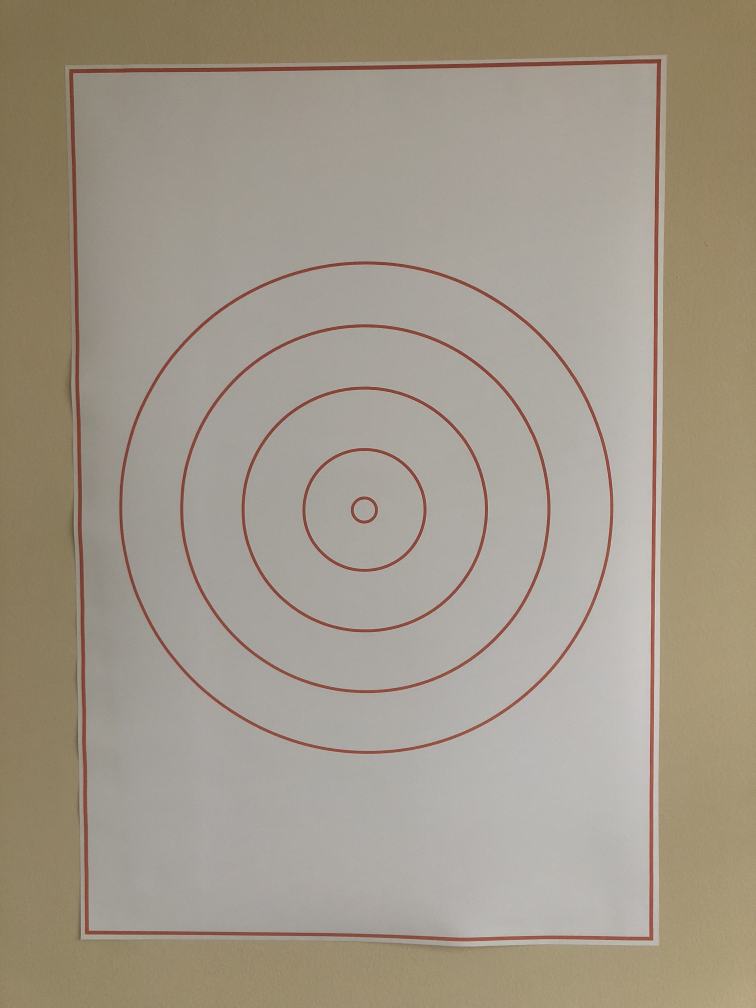
#> input picture images/template.jpeg, 3024 x 4032 px (shown at 1/4 size)
$ jupyter execute ORB.ipynb   (shell and % lines are left out)
#> lines starting #> are read from the running program, lines starting #| are printed output that depends on the picture
# Oriented FAST and Rotated BRIEF (ORB)

In this notebook, I'll try to detect target template in images where a target is a varying distance and with a noisy background.

[cell 1]
import cv2
import matplotlib.pyplot as plt
import copy


# Set the default figure size
plt.rcParams['figure.figsize'] = [20,10]

# Load the training image
image = cv2.imread('images/template.jpeg')
#> image is the input picture: shape (4032, 3024, 3); mean B, G, R 137.5, 152.5, 161.8

# Convert the training image to RGB
training_image = cv2.cvtColor(image, cv2.COLOR_BGR2RGB)

# Convert the training image to gray Scale
training_gray = cv2.cvtColor(image, cv2.COLOR_BGR2GRAY)
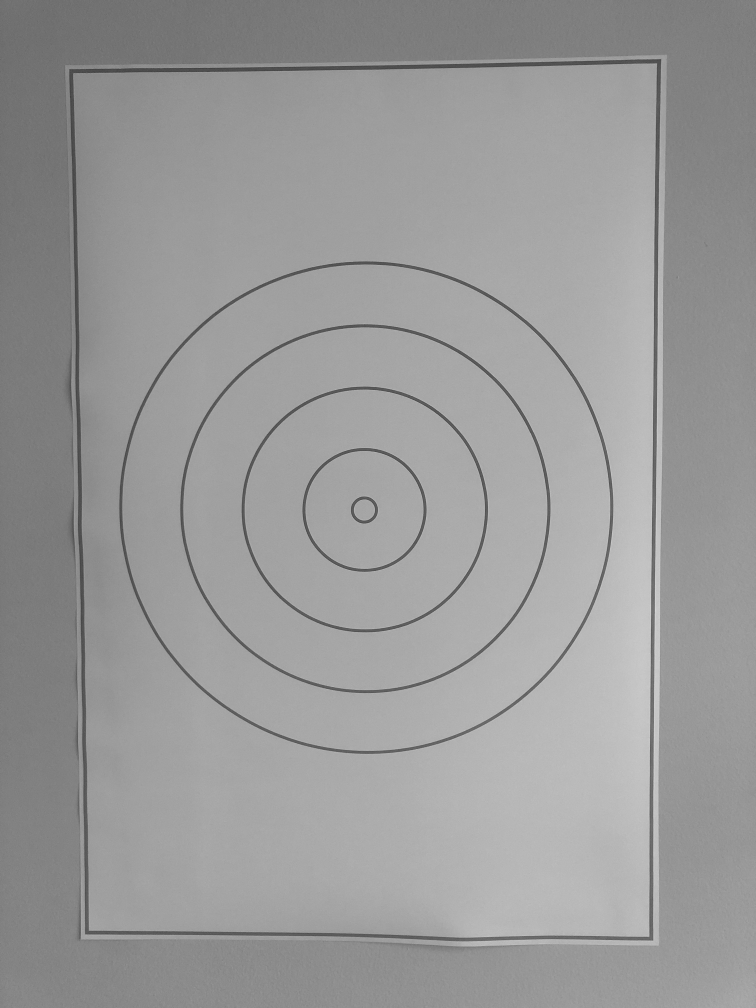
#> training_gray: shape (4032, 3024) (shown at 1/4 size); min 44, max 232, mean 153.5

# Display the images
plt.subplot(121)
plt.title('Original Training Image')
plt.imshow(training_image)
plt.subplot(122)
plt.title('Gray Scale Training Image')
plt.imshow(training_gray, cmap = 'gray')
plt.show()
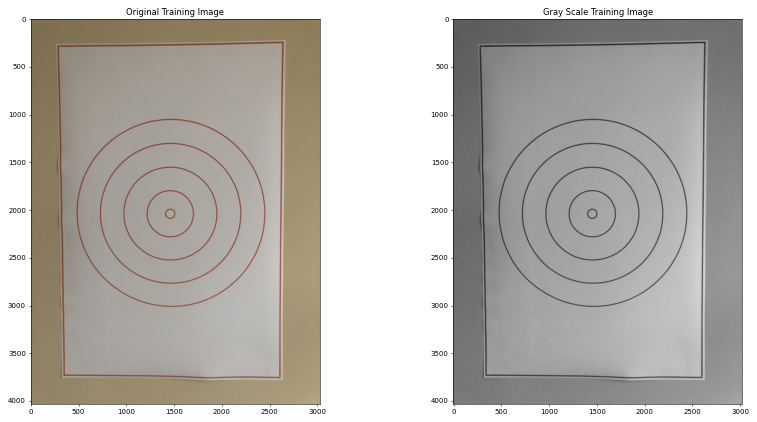
#> figure drawn by matplotlib, 2 panels

### Locating Keypoints

[cell 2]
# Set the parameters of the ORB algorithm by specifying the maximum number of keypoints to locate and
# the pyramid decimation ratio
orb = cv2.ORB_create(200, 2.0)

# Find the keypoints in the gray scale training image and compute their ORB descriptor.
# The None parameter is needed to indicate that we are not using a mask.
keypoints, descriptor = orb.detectAndCompute(training_gray, None)
#> keypoints = 197 keypoints; strongest (x, y, size): (2584, 3728, 248), (2594, 3744, 62), (2600, 3752, 248), (2610, 3758, 62)

# Create copies of the training image to draw our keypoints on
keyp_without_size = copy.copy(training_image)
keyp_with_size = copy.copy(training_image)

# Draw the keypoints without size or orientation on one copy of the training image
cv2.drawKeypoints(training_image, keypoints, keyp_without_size, color = (0, 255, 0))

# Draw the keypoints with size and orientation on the other copy of the training image
cv2.drawKeypoints(training_image, keypoints, keyp_with_size, flags = cv2.DRAW_MATCHES_FLAGS_DRAW_RICH_KEYPOINTS)

# Display the image with the keypoints without size or orientation
plt.subplot(121)
plt.title('Keypoints Without Size or Orientation')
plt.imshow(keyp_without_size)

# Display the image with the keypoints with size and orientation
plt.subplot(122)
plt.title('Keypoints With Size and Orientation')
plt.imshow(keyp_with_size)
plt.show()
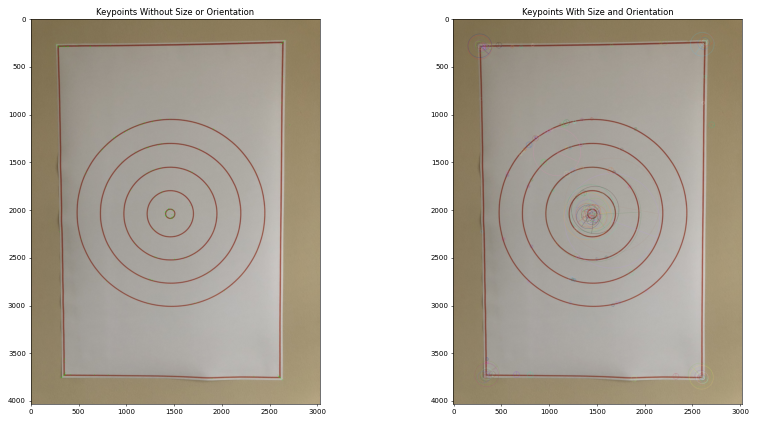
#> figure drawn by matplotlib, 2 panels

# Print the number of keypoints detected
print("\nNumber of keypoints Detected: ", len(keypoints))
#| Number of keypoints Detected:  197

### Object Detection

[cell 3]
# Load the training image
image1 = cv2.imread('images/template.jpeg')

# Load the query image
image2 = cv2.imread('images/test4.jpeg')
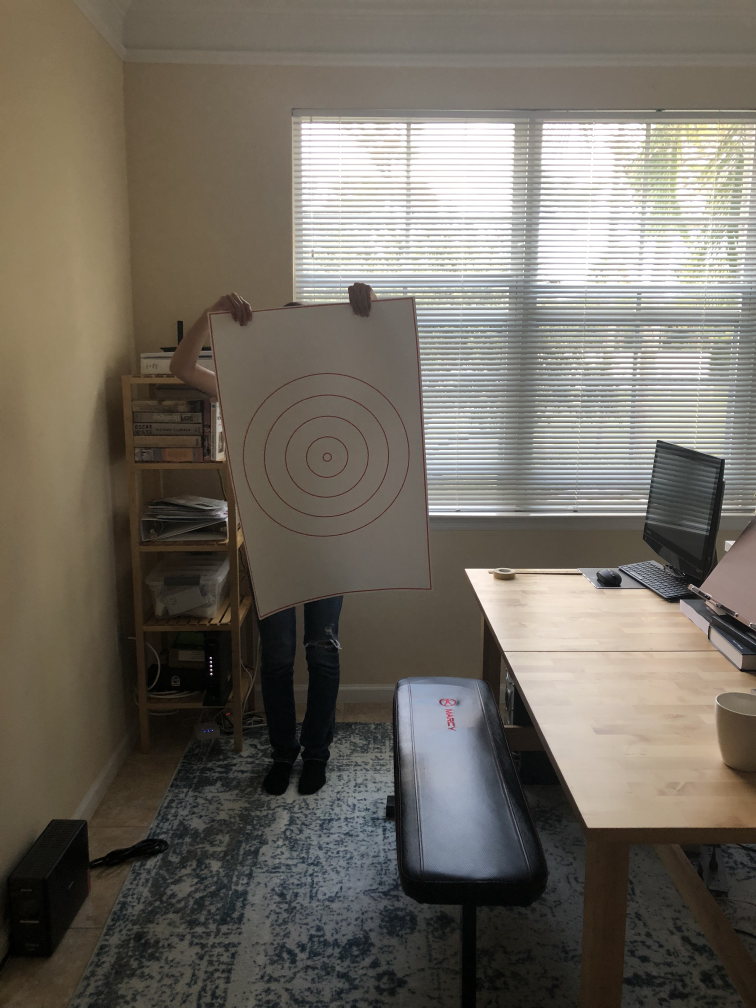
#> input picture images/test4.jpeg, 3024 x 4032 px (shown at 1/4 size)
#> image2 is the input picture: shape (4032, 3024, 3); mean B, G, R 97.9, 107.4, 113.3

# Convert the training image to RGB
training_image = cv2.cvtColor(image1, cv2.COLOR_BGR2RGB)

# Convert the query image to RGB
query_image = cv2.cvtColor(image2, cv2.COLOR_BGR2RGB)

# Display the images
plt.subplot(121)
plt.imshow(training_image)
plt.title('Training Image')
plt.subplot(122)
plt.imshow(query_image)
plt.title('Query Image')
plt.show()

[cell 4]
# Convert the training image to gray scale
training_gray = cv2.cvtColor(training_image, cv2.COLOR_BGR2GRAY)

# Convert the query image to gray scale
query_gray = cv2.cvtColor(query_image, cv2.COLOR_BGR2GRAY)
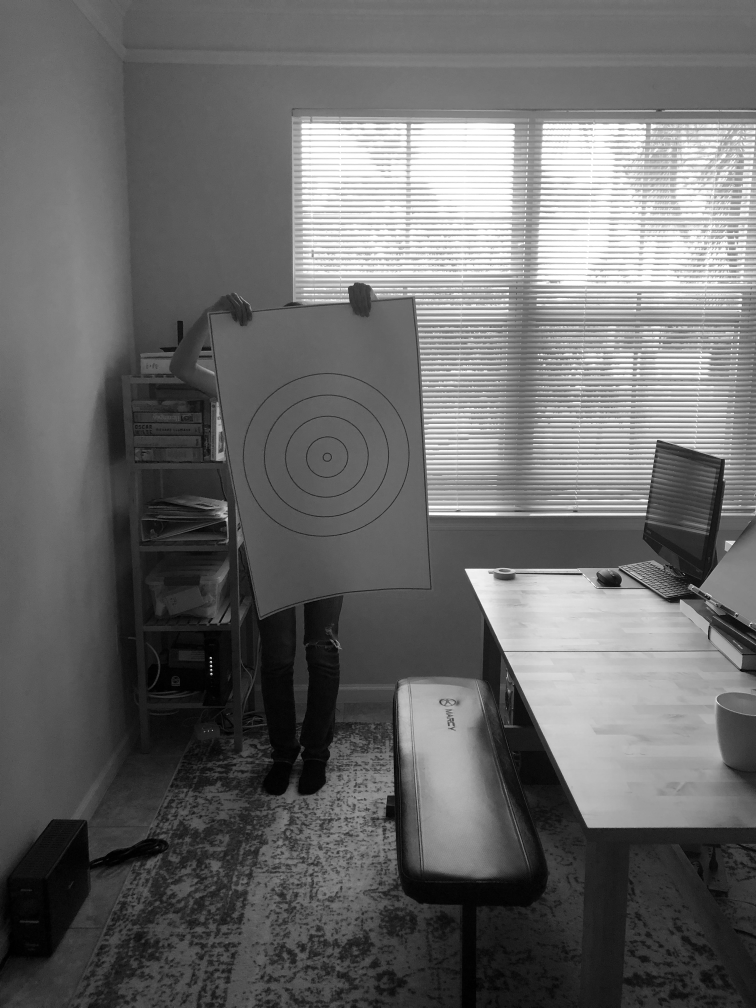
#> query_gray: shape (4032, 3024) (shown at 1/4 size); min 0, max 255, mean 105.2

# Set the parameters of the ORB algorithm by specifying the maximum number of keypoints to locate and
# the pyramid decimation ratio
orb = cv2.ORB_create(5000, 2.0)

# Find the keypoints in the gray scale training and query images and compute their ORB descriptor.
# The None parameter is needed to indicate that we are not using a mask in either case.
keypoints_train, descriptors_train = orb.detectAndCompute(training_gray, None)
#> keypoints_train = 1942 keypoints; strongest (x, y, size): (2584, 3728, 248), (2600, 3752, 248), (2594, 3744, 62), (360, 3704, 248)
keypoints_query, descriptors_query = orb.detectAndCompute(query_gray, None)
#> keypoints_query = 4899 keypoints; strongest (x, y, size): (844, 2694, 62), (846, 2662, 62), (842, 2630, 62), (844, 2678, 62)

# Create copies of the query images to draw our keypoints on
query_img_keyp = copy.copy(query_image)

# Draw the keypoints with size and orientation on the copy of the query image
cv2.drawKeypoints(query_image, keypoints_query, query_img_keyp, flags = cv2.DRAW_MATCHES_FLAGS_DRAW_RICH_KEYPOINTS)
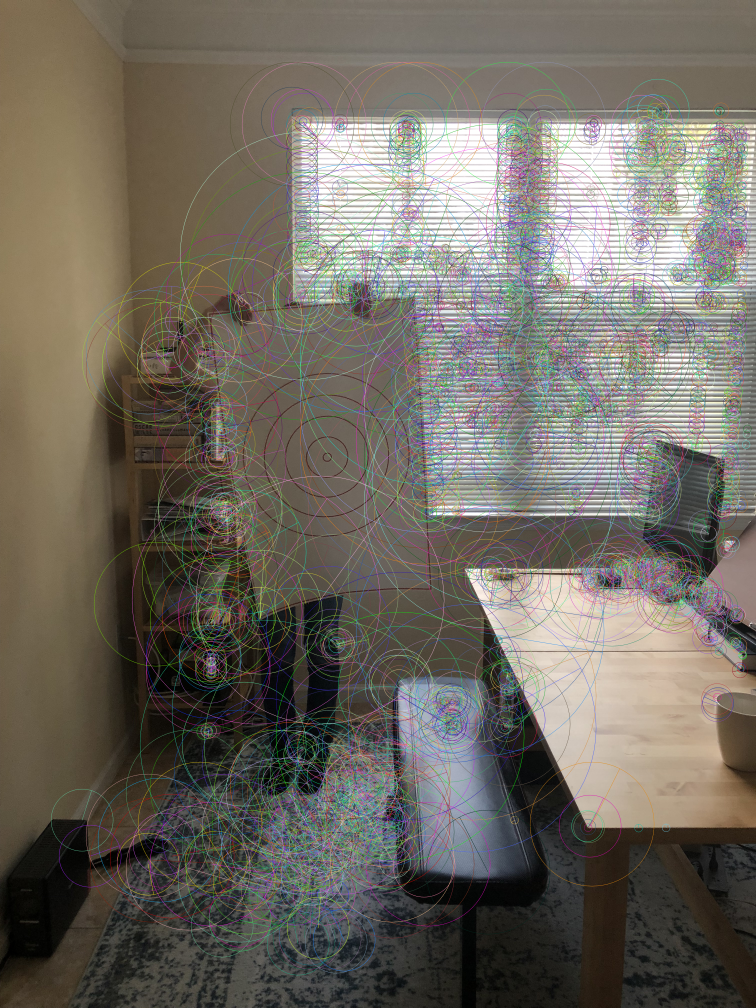
#> query_img_keyp: shape (4032, 3024, 3) (shown at 1/4 size); mean R, G, B 112.1, 106.8, 97.8

# Display the query image with the keypoints with size and orientation
plt.title('Keypoints With Size and Orientation', fontsize = 30)
plt.imshow(query_img_keyp)
plt.show()

# Print the number of keypoints detected
print("\nNumber of keypoints Detected: ", len(keypoints_query))
#| Number of keypoints Detected:  4899

[cell 5]
# Create a Brute Force Matcher object. We set crossCheck to True so that the BFMatcher will only return consistent
# pairs. Such technique usually produces best results with minimal number of outliers when there are enough matches.
bf = cv2.BFMatcher(cv2.NORM_HAMMING, crossCheck = True)

# Perform the matching between the ORB descriptors of the training image and the query image
matches = bf.match(descriptors_train, descriptors_query)
#> matches = 254 matches

# The matches with shorter distance are the ones we want. So, we sort the matches according to distance
matches = sorted(matches, key = lambda x : x.distance)

# Connect the keypoints in the training image with their best matching keypoints in the query image.
# The best matches correspond to the first elements in the sorted matches list, since they are the ones
# with the shorter distance. We draw the first 85 mathces and use flags = 2 to plot the matching keypoints
# without size or orientation.
result = cv2.drawMatches(training_gray, keypoints_train, query_gray, keypoints_query, matches[:85], query_gray, flags = 2)
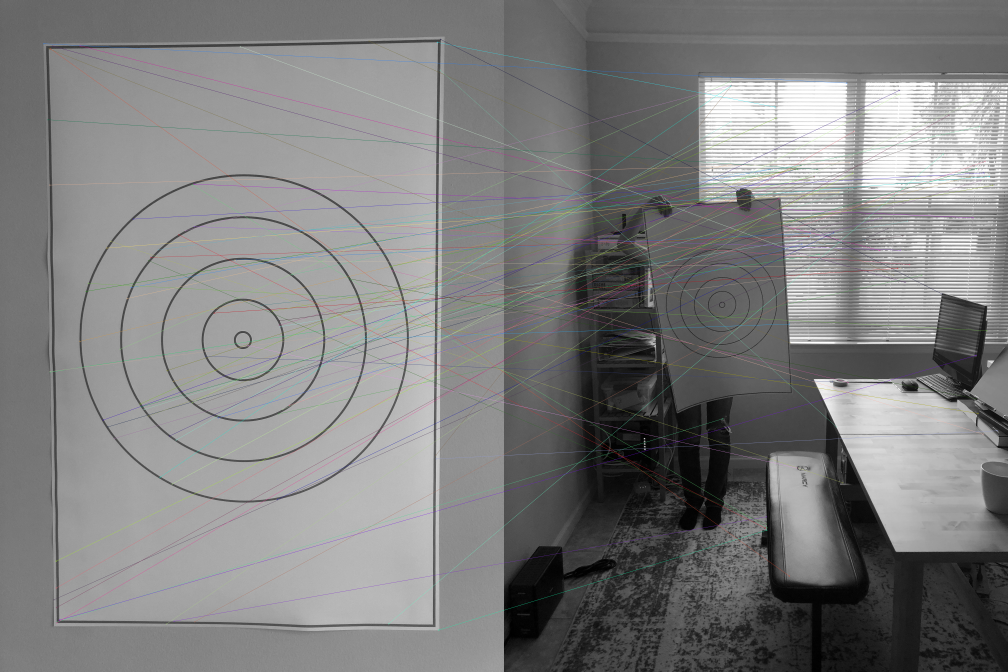
#> result: shape (4032, 6048, 3) (shown at 1/6 size); mean of channels 0, 1, 2 127.1, 127.1, 127.1; drawn as B, G, R

# we display the image
plt.title('Best Matching Points', fontsize = 30)
plt.imshow(result)
plt.show()

# Print the number of keypoints detected in the training image
print("Number of Keypoints Detected In The Training Image: ", len(keypoints_train))
#| Number of Keypoints Detected In The Training Image:  1942

# Print the number of keypoints detected in the query image
print("Number of Keypoints Detected In The Query Image: ", len(keypoints_query))
#| Number of Keypoints Detected In The Query Image:  4899

# Print total number of matching Keypoints between the training and query images
print("\nNumber of Matching Keypoints Between The Training and Query Images: ", len(matches))
#| Number of Matching Keypoints Between The Training and Query Images:  254
